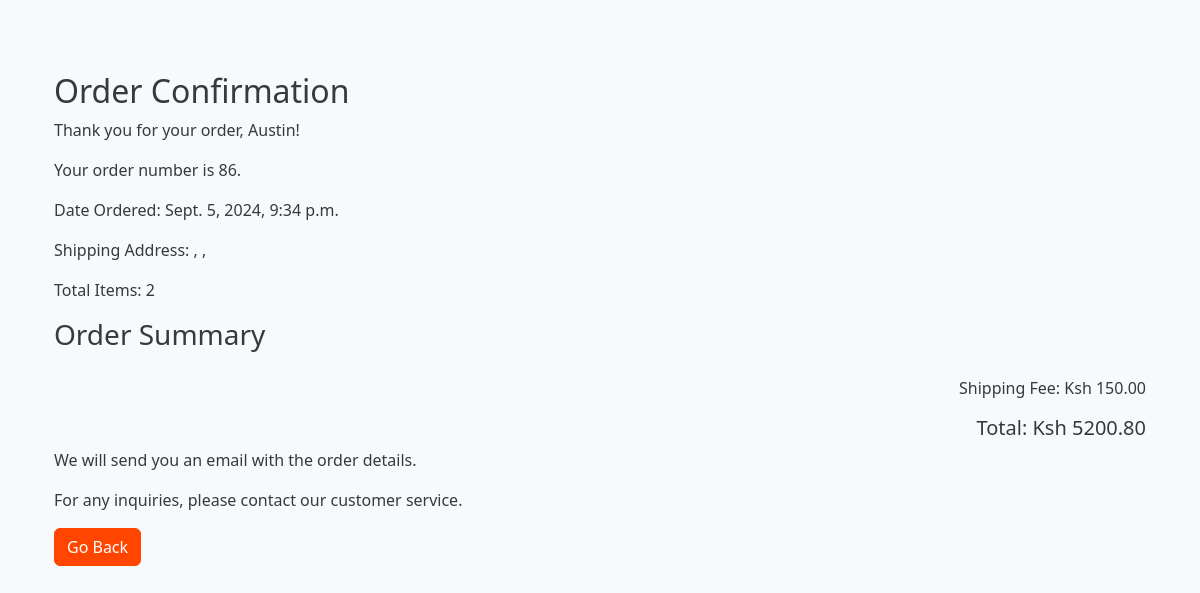
Page /order_confirmation/86/ (signed in) on the committed database.
### myapp/models.py (models this page shows, shortened)
class Order(models.Model):
    user = models.ForeignKey(User, on_delete=models.CASCADE)  # User who placed the order
    total = models.DecimalField(max_digits=10, decimal_places=2)  # Total amount for the order
    address = models.CharField(max_length=255)  # Delivery address
    city = models.CharField(max_length=100)  # City of delivery
    postal_code = models.CharField(max_length=20)  # Postal code for the delivery
    created_at = models.DateTimeField(auto_now_add=True)  # Timestamp when the order was created

### myapp/views.py (the view)
# urls.py: path('order_confirmation/<int:order_id>/', views.order_confirmation_view, name='order_confirmation'),
@login_required
def order_confirmation_view(request, order_id):
    order = get_object_or_404(Order, id=order_id, user=request.user)
    order_items = order.items.all()
    total_price = sum(item.total_price for item in order_items)
    shipping_fee = calculate_shipping_fee(total_price)  # Calculate shipping fee based on total price
    context = {
        'order': order,
        'order_items': order_items,  # Pass order items to the template
        'total_price': total_price,
        'shipping_fee': shipping_fee,
    }
    return render(request, 'order_confirmation.html', context)

### myapp/models.py (called while the page is built)
    @property
    def total_price(self):
        return self.quantity * self.price

### myapp/views.py (called while the page is built)
def calculate_shipping_fee(total_price):
    if total_price is None:
        return 0  # Return default fee if no price is provided
    if total_price <= 1000:
        return 50  # Return shipping fee for orders up to 1000
    elif total_price <= 5000:
        return 100  # Return shipping fee for orders between 1001 and 5000
    else:
        return 150  # Return shipping fee for orders above 5000

### templates/order_confirmation.html (shortened to what this page needs)
{% extends "base.html" %}
{% block content %}
<div class="container mt-5">
    <h2>Order Confirmation</h2>
    <p>Thank you for your order, {{ order.user.username }}!</p>
    <p>Your order number is {{ order.id }}.</p>
    <p>Date Ordered: {{ order.created_at }}</p>
    <p>Shipping Address: {{ order.address }}, {{ order.city }}, {{ order.postal_code }}</p>
    <p>Total Items: {{ order_items|length }}</p>
    <h3>Order Summary</h3>
    <div class="mt-3 text-end">
        <p>Shipping Fee: Ksh {{ shipping_fee|floatformat:2 }}</p>
        <h5>Total: Ksh {{ total_price|floatformat:2 }}</h5>
    </div>
    <p>We will send you an email with the order details.</p>
    <p>For any inquiries, please contact our customer service.</p>
    <div class="back-button">
        <a href="{% url 'index' %}" class="btn btn-primary">Go Back</a>
    </div>
</div>
{% endblock %}

### static/css/styles.css (style rules this page uses)
body { background-color: #f8f9fa; color: #343a40; }
.btn-primary { background-color: #FF4500 !important; border-color: #FF4500 !important; }

### rows in the picture
Order: user.username "Austin", id "86", created_at "Sept. 5, 2024, 9:34 p.m."

### other values in the picture
{{ order_items|length }} "2"
{{ shipping_fee|floatformat:2 }} "150.00"
{{ total_price|floatformat:2 }} "5200.80"
